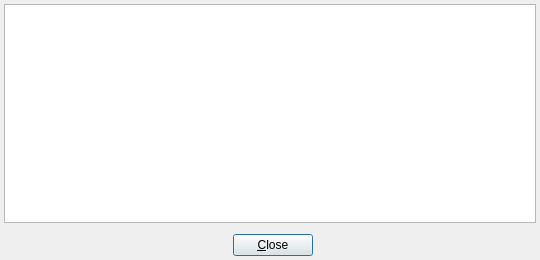
<?xml version="1.0" encoding="UTF-8"?>
<ui version="4.0">
 <class>PopupMessage</class>
 <widget class="QDialog" name="PopupMessage">
  <property name="windowModality">
   <enum>Qt::ApplicationModal</enum>
  </property>
  <property name="geometry">
   <rect>
    <x>0</x>
    <y>0</y>
    <width>540</width>
    <height>260</height>
   </rect>
  </property>
  <property name="sizePolicy">
   <sizepolicy hsizetype="Expanding" vsizetype="Expanding">
    <horstretch>1</horstretch>
    <verstretch>0</verstretch>
   </sizepolicy>
  </property>
  <property name="minimumSize">
   <size>
    <width>540</width>
    <height>260</height>
   </size>
  </property>
  <property name="maximumSize">
   <size>
    <width>540</width>
    <height>260</height>
   </size>
  </property>
  <property name="windowTitle">
   <string>AuTerm Message</string>
  </property>
  <property name="sizeGripEnabled">
   <bool>false</bool>
  </property>
  <property name="modal">
   <bool>true</bool>
  </property>
  <layout class="QGridLayout" name="gridLayout_2">
   <property name="leftMargin">
    <number>4</number>
   </property>
   <property name="topMargin">
    <number>4</number>
   </property>
   <property name="rightMargin">
    <number>4</number>
   </property>
   <property name="bottomMargin">
    <number>4</number>
   </property>
   <item row="0" column="0">
    <layout class="QGridLayout" name="gridLayout">
     <item row="3" column="0">
      <layout class="QHBoxLayout" name="horizontalLayout">
       <property name="leftMargin">
        <number>5</number>
       </property>
       <property name="topMargin">
        <number>5</number>
       </property>
       <item>
        <spacer name="horizontalSpacer">
         <property name="orientation">
          <enum>Qt::Horizontal</enum>
         </property>
         <property name="sizeHint" stdset="0">
          <size>
           <width>40</width>
           <height>20</height>
          </size>
         </property>
        </spacer>
       </item>
       <item>
        <widget class="QPushButton" name="btn_Close">
         <property name="text">
          <string>&amp;Close</string>
         </property>
         <property name="default">
          <bool>true</bool>
         </property>
        </widget>
       </item>
       <item>
        <spacer name="horizontalSpacer_2">
         <property name="orientation">
          <enum>Qt::Horizontal</enum>
         </property>
         <property name="sizeHint" stdset="0">
          <size>
           <width>40</width>
           <height>20</height>
          </size>
         </property>
        </spacer>
       </item>
      </layout>
     </item>
     <item row="0" column="0">
      <widget class="QPlainTextEdit" name="text_Message">
       <property name="font">
        <font>
         <family>Lucida Console</family>
         <pointsize>8</pointsize>
        </font>
       </property>
       <property name="undoRedoEnabled">
        <bool>false</bool>
       </property>
       <property name="readOnly">
        <bool>true</bool>
       </property>
      </widget>
     </item>
    </layout>
   </item>
  </layout>
 </widget>
 <resources/>
 <connections/>
</ui>
